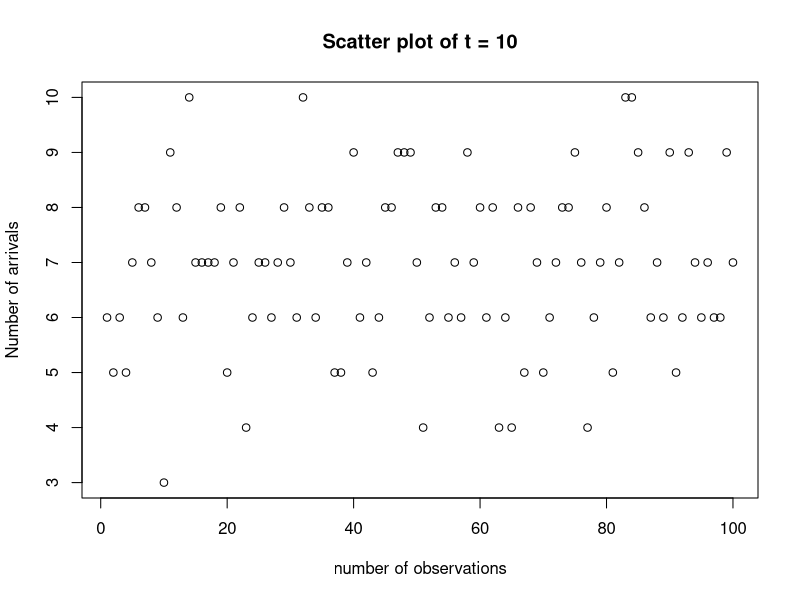
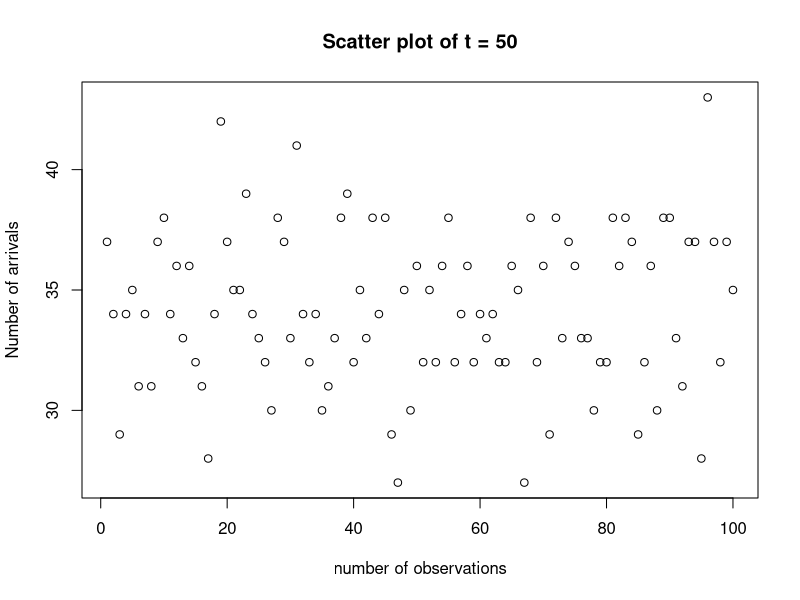
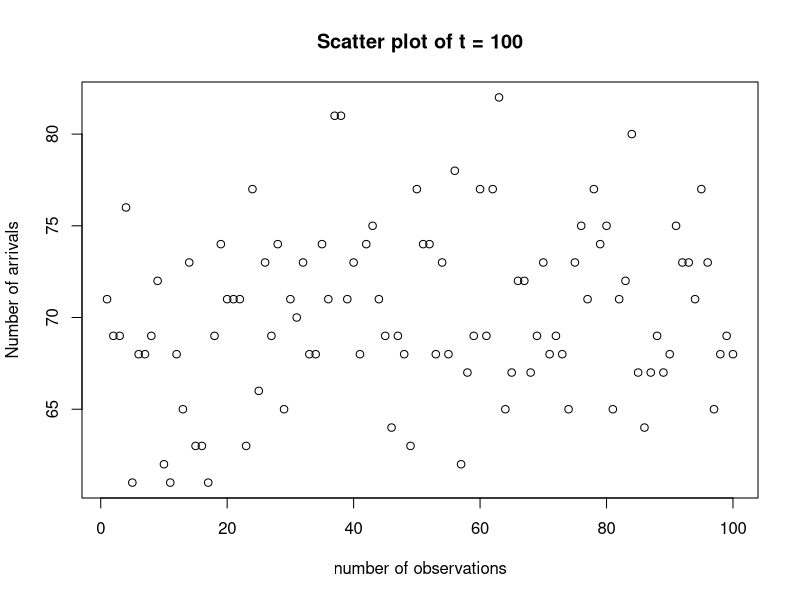
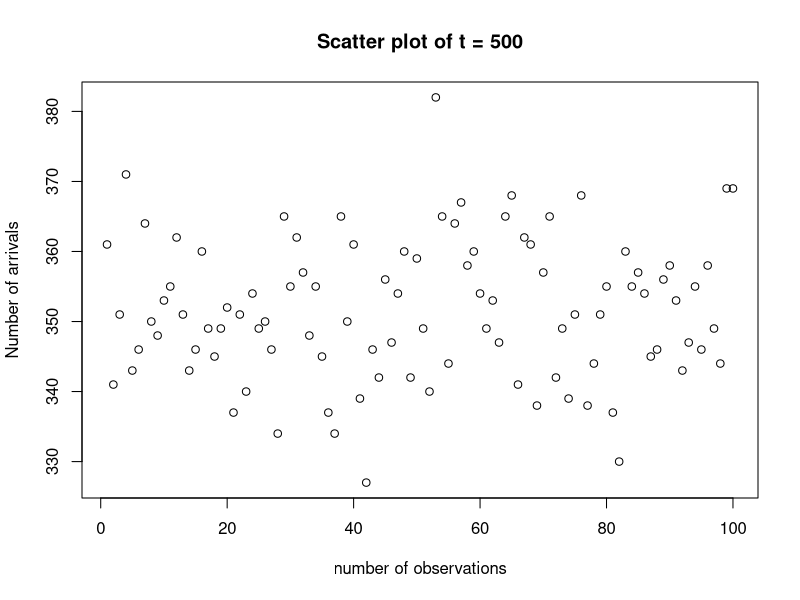
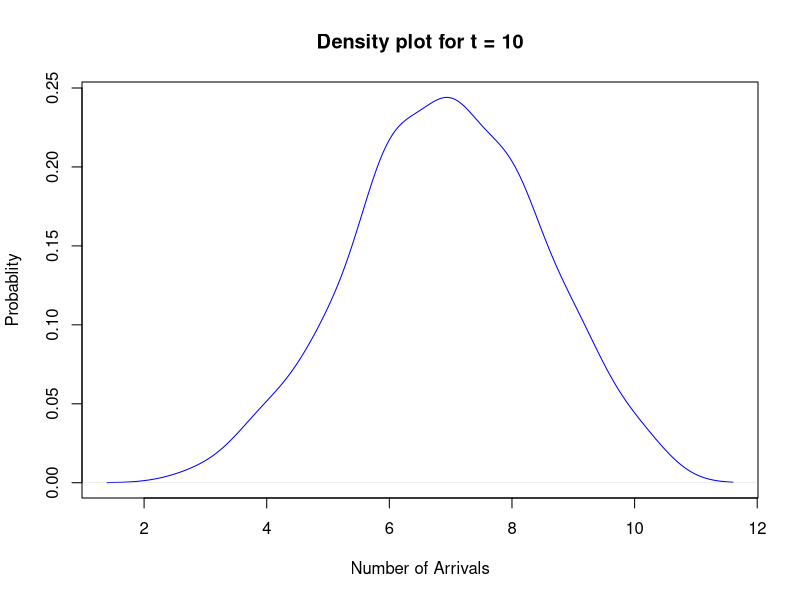
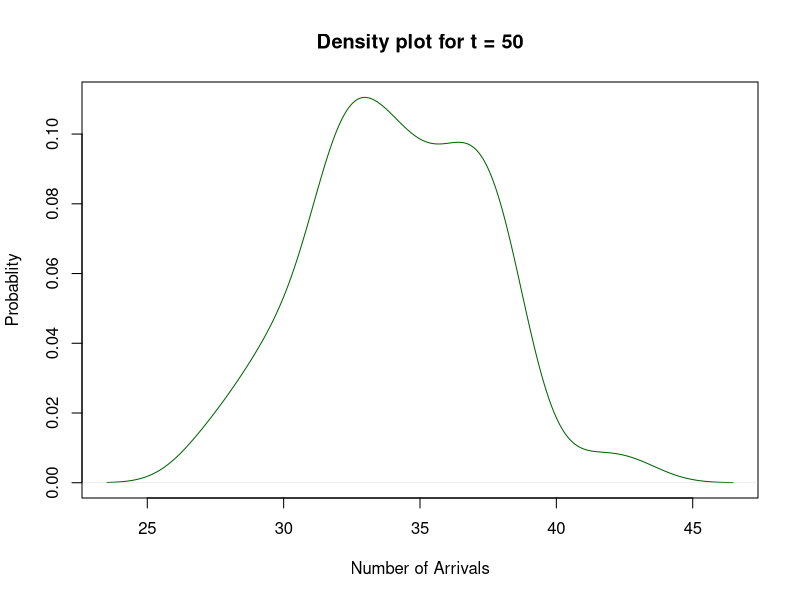
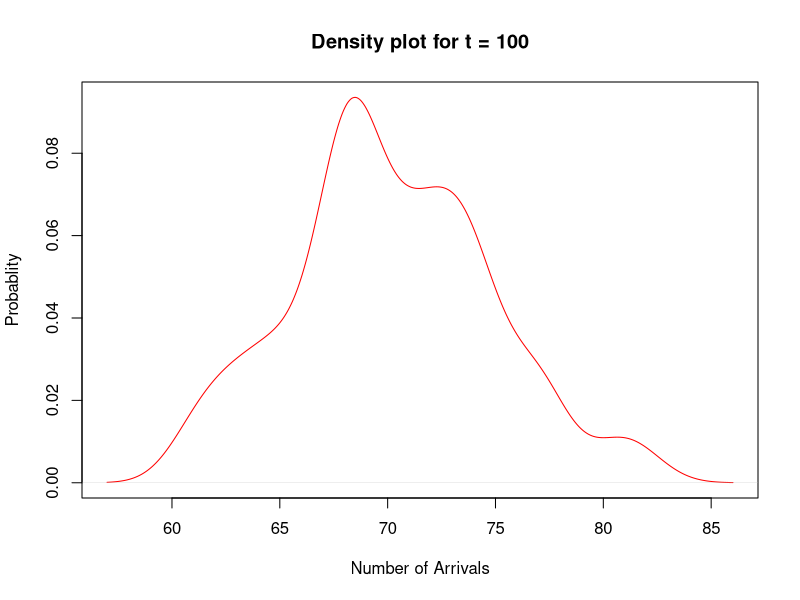
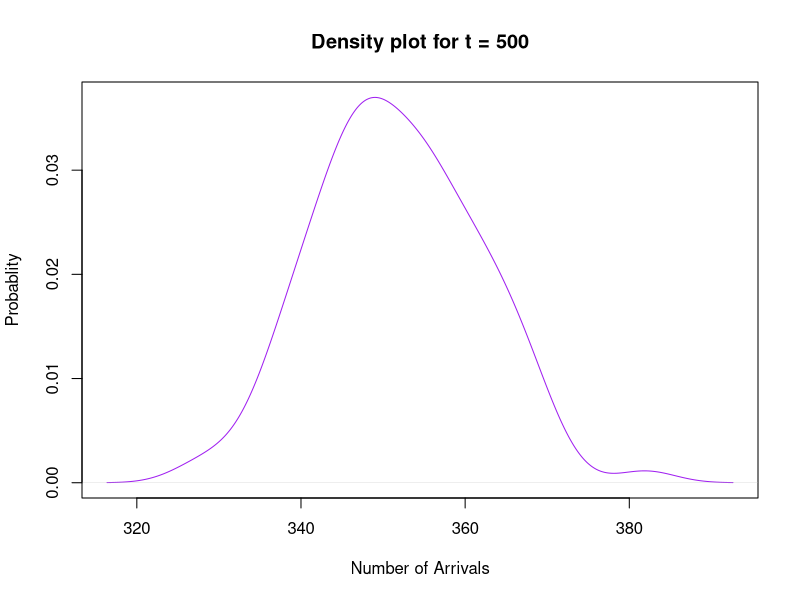

Generate these figures, in order, with R:
rm(list = ls())
set.seed(12345)

input_list <- c(10,50,100,500)


#Question-1 part A
ten_trials <- rbinom(n = 100,size = input_list[1],p = 0.7)
fifty_trials <- rbinom(n = 100,size = input_list[2],p = 0.7)
hundred_trials <- rbinom(n = 100,size = input_list[3],p = 0.7)
five_hundred_trials <- rbinom(n = 100,size = input_list[4],p = 0.7)

#Question-1 Part A Scatter Plots
plot(ten_trials,main = "Scatter plot of t = 10", xlab = "number of observations", ylab = "Number of arrivals")
plot(fifty_trials,main = "Scatter plot of t = 50", xlab = "number of observations", ylab = "Number of arrivals")
plot(hundred_trials,main = "Scatter plot of t = 100", xlab = "number of observations", ylab = "Number of arrivals")
plot(five_hundred_trials,main = "Scatter plot of t = 500", xlab = "number of observations", ylab = "Number of arrivals")


#Question-1 Part B
plot(density(ten_trials),main = "Density plot for t = 10", xlab = "Number of Arrivals", ylab = "Probablity", col = "blue")
plot(density(fifty_trials),main = "Density plot for t = 50", xlab = "Number of Arrivals", ylab = "Probablity", col = "darkgreen")
plot(density(hundred_trials),main = "Density plot for t = 100", xlab = "Number of Arrivals", ylab = "Probablity", col = "red")
plot(density(five_hundred_trials),main = "Density plot for t = 500", xlab = "Number of Arrivals", ylab = "Probablity", col = "purple")


#Question-1 Part C
plot(ecdf(ten_trials),main = "CDF plot for t = 10", xlab = "Number of Arrivals", ylab = "Probablity", col = "blue")
plot(ecdf(fifty_trials),main = "CDF plot for t = 50", xlab = "Number of Arrivals", ylab = "Probablity", col = "darkgreen")
plot(ecdf(hundred_trials),main = "CDF plot for t = 100", xlab = "Number of Arrivals", ylab = "Probablity", col = "red")
plot(ecdf(five_hundred_trials),main = "CDF plot for t = 500", xlab = "Number of Arrivals", ylab = "Probablity", col = "purple")


#Question-1 Part D
new_sample <-rbinom(n = 100, size = 100, p = 0.1)
plot(new_sample, main = "Scatter plot of t = 100 and p = 0.1", xlab = "Number of observations", ylab = "Number of Arrivals")
plot(density(new_sample),main = "Density plot for t = 100 and p = 0.1",xlab = "Number of Arrivals", ylabs = "probablity", col = "brown")
plot(ecdf(new_sample),main = "CDF plot for t = 100 and p = 0.1",xlab = "Number of Arrivals", ylabs = "probablity", col = "brown")


#Question-1 Part E
geom.data<-rgeom(100,0.7)
plot(geom.data,main = "Scatter plot for t = 100 and p = 0.1",xlab = "Number of Observations", ylabs = "Number of Inter-Arrivals", col = "black")
plot(ecdf(geom.data),main = "CDF plot for Geometric(p)",xlab = "Number of inter-arrivals", ylab = "probablity", col = "black")
